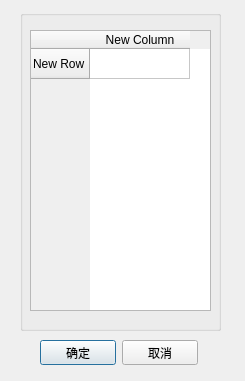
<?xml version="1.0" encoding="UTF-8"?>
<ui version="4.0">
 <class>CParkSpaceLotDialog</class>
 <widget class="QDialog" name="CParkSpaceLotDialog">
  <property name="geometry">
   <rect>
    <x>0</x>
    <y>0</y>
    <width>245</width>
    <height>381</height>
   </rect>
  </property>
  <property name="maximumSize">
   <size>
    <width>304</width>
    <height>516</height>
   </size>
  </property>
  <property name="windowTitle">
   <string>Dialog</string>
  </property>
  <widget class="QGroupBox" name="gb">
   <property name="geometry">
    <rect>
     <x>20</x>
     <y>10</y>
     <width>201</width>
     <height>321</height>
    </rect>
   </property>
   <property name="title">
    <string/>
   </property>
   <widget class="QTableWidget" name="tableWidget">
    <property name="geometry">
     <rect>
      <x>10</x>
      <y>20</y>
      <width>181</width>
      <height>281</height>
     </rect>
    </property>
    <row>
     <property name="text">
      <string>New Row</string>
     </property>
    </row>
    <column>
     <property name="text">
      <string>New Column</string>
     </property>
    </column>
   </widget>
  </widget>
  <widget class="QWidget" name="">
   <property name="geometry">
    <rect>
     <x>40</x>
     <y>340</y>
     <width>158</width>
     <height>25</height>
    </rect>
   </property>
   <layout class="QHBoxLayout" name="horizontalLayout">
    <item>
     <widget class="QPushButton" name="btnOk">
      <property name="text">
       <string>确定</string>
      </property>
     </widget>
    </item>
    <item>
     <widget class="QPushButton" name="btnCancel">
      <property name="text">
       <string>取消</string>
      </property>
     </widget>
    </item>
   </layout>
  </widget>
 </widget>
 <resources/>
 <connections/>
</ui>
